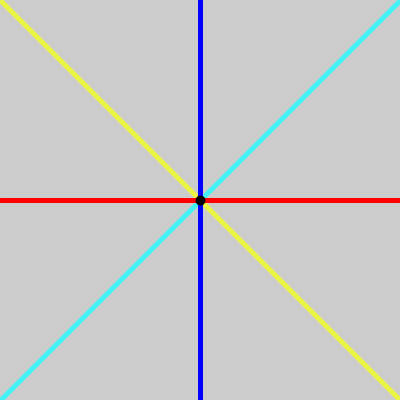
Frame 1 (no input)
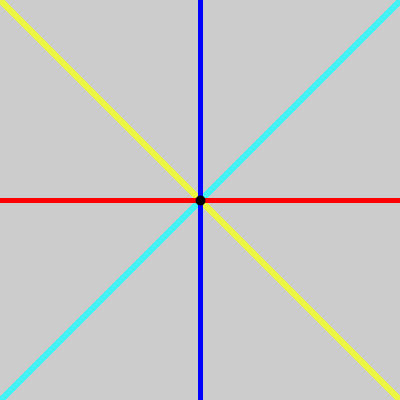
Frame 60 (the mouse pressed at the canvas centre just before this capture)
Frame 120 (the mouse held since frame 60 and released just before this capture): identical to frame 60, image omitted

The Processing sketch that drew these frames (run headless with seeded random() and noise(); from frame 60 on, the mouse is pressed at the canvas centre):

// Processing sketch: sketchEjercicio2
// ── sketchEjercicio2.pde
void setup(){
  size(400,400);
}

void draw(){
  strokeWeight(5);
  //linea amariila
  stroke(236,245,66);
  line(0,0,width,height);
  //linea celeste
  stroke(66,242,245);
  line(0,height,width,0);
  //linea roja
  stroke(255,0,0);
  line(0,height/2,width,height/2);
  //linea azul
  stroke(0,0,255);
  line(width/2,0,width/2,height);
  //punto
  strokeWeight(10);
  stroke(0,0,0);
  point(width/2,height/2);
}
